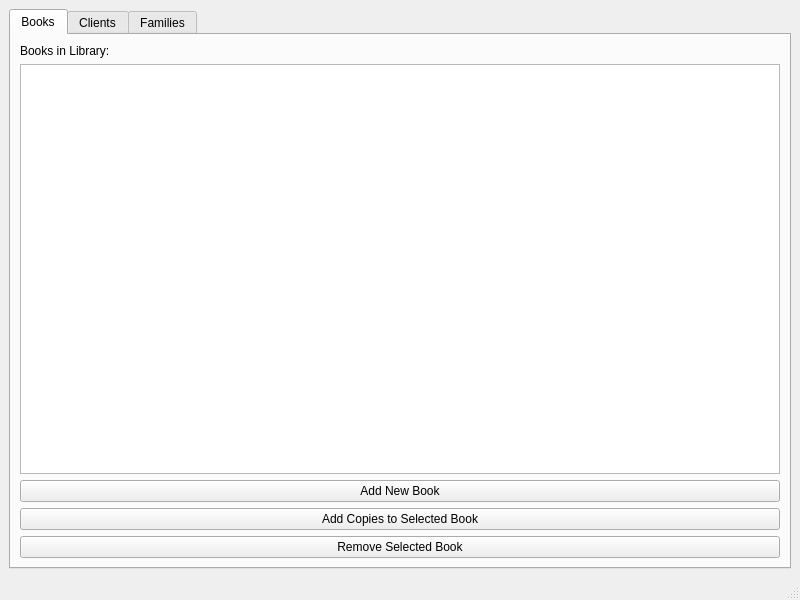
<?xml version="1.0" encoding="UTF-8"?>
<ui version="4.0">
    <class>MainWindow</class>
    <widget class="QMainWindow" name="MainWindow">
        <property name="geometry">
            <rect>
                <x>0</x>
                <y>0</y>
                <width>800</width>
                <height>600</height>
            </rect>
        </property>
        <property name="windowTitle">
            <string>Library Management System</string>
        </property>
        <widget class="QWidget" name="centralwidget">
            <layout class="QVBoxLayout" name="verticalLayout_2">
                <item>
                    <widget class="QTabWidget" name="tabWidget">
                        <property name="currentIndex">
                            <number>0</number>
                        </property>
                        <widget class="QWidget" name="booksTab">
                            <attribute name="title">
                                <string>Books</string>
                            </attribute>
                            <layout class="QVBoxLayout" name="verticalLayout">
                                <item>
                                    <widget class="QLabel" name="label_books">
                                        <property name="text">
                                            <string>Books in Library:</string>
                                        </property>
                                    </widget>
                                </item>
                                <item>
                                    <widget class="QListWidget" name="bookListWidget"/>
                                </item>
                                <item>
                                    <widget class="QPushButton" name="addBookButton">
                                        <property name="text">
                                            <string>Add New Book</string>
                                        </property>
                                    </widget>
                                </item>
                                <item>
                                    <widget class="QPushButton" name="addCopiesButton">
                                        <property name="text">
                                            <string>Add Copies to Selected Book</string>
                                        </property>
                                    </widget>
                                </item>
                                <item>
                                    <widget class="QPushButton" name="removeBookButton">
                                        <property name="text">
                                            <string>Remove Selected Book</string>
                                        </property>
                                    </widget>
                                </item>
                            </layout>
                        </widget>
                        <widget class="QWidget" name="clientsTab">
                            <attribute name="title">
                                <string>Clients</string>
                            </attribute>
                            <layout class="QVBoxLayout" name="verticalLayout_3">
                                <item>
                                    <widget class="QLabel" name="label_clients">
                                        <property name="text">
                                            <string>Clients:</string>
                                        </property>
                                    </widget>
                                </item>
                                <item>
                                    <widget class="QListWidget" name="clientListWidget"/>
                                </item>
                                <item>
                                    <widget class="QPushButton" name="addClientButton">
                                        <property name="text">
                                            <string>Add New Client</string>
                                        </property>
                                    </widget>
                                </item>
                            </layout>
                        </widget>
                        <widget class="QWidget" name="familiesTab">
                            <attribute name="title">
                                <string>Families</string>
                            </attribute>
                            <layout class="QVBoxLayout" name="verticalLayout_4">
                                <item>
                                    <widget class="QLabel" name="label_families">
                                        <property name="text">
                                            <string>Families:</string>
                                        </property>
                                    </widget>
                                </item>
                                <item>
                                    <widget class="QListWidget" name="familyListWidget"/>
                                </item>
                            </layout>
                        </widget>
                    </widget>
                </item>
            </layout>
        </widget>
        <widget class="QMenuBar" name="menubar"/>
        <widget class="QStatusBar" name="statusbar"/>
    </widget>
    <resources/>
    <connections/>
</ui>
